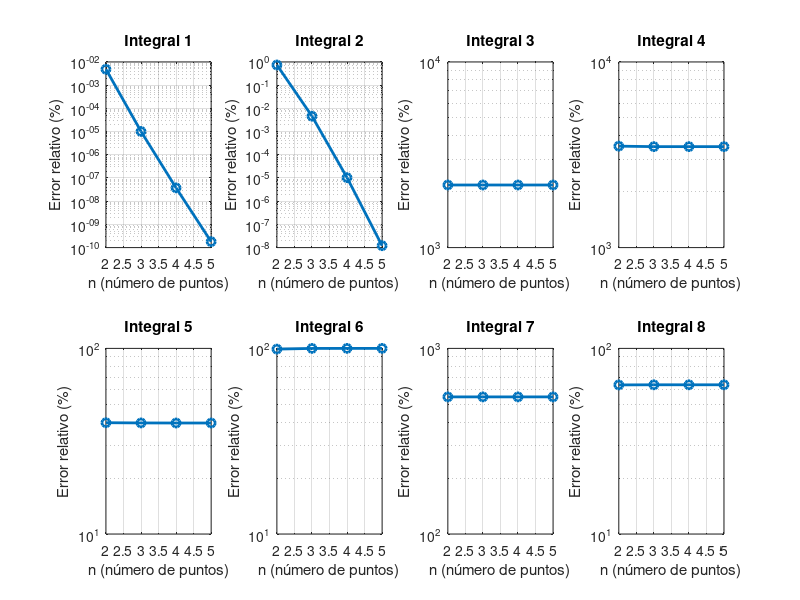

Write the MATLAB code that produced this figure. (Note: this script raises an error after producing the figure.)
% Ejercicio 10-TP3

% Borramos las variables previas y la ventana de comandos
clc
clear
close all

% Definir las funciones integrandos
f1 = @(x) x.^2.*log(x);             % x^2*ln(x)
f2 = @(x) x.^2.*exp(-x);            % x^2*e^(-x)
f3 = @(x) 2./(x.^2-4);              % 2/(x^2-4)
f4 = @(x) x.^2.*sin(x);             % x^2*sin(x)
f5 = @(x) exp(3*x).*sin(2*x);       % e^(3x)*sin(2x)
f6 = @(x) 2*x./(x.^2-4);            % 2x/(x^2-4)
f7 = @(x) 2*x./sqrt(x.^2-4);        % 2x/sqrt(x^2-4)
f8 = @(x) cos(x).^2;                % cos^2(x)

% Límites de integración
a1 = 1;    b1 = 1.5;    % Para f1
a2 = 0;    b2 = 1;      % Para f2
a3 = 0;    b3 = 0.35;   % Para f3
a4 = 0;    b4 = pi/4;   % Para f4
a5 = 0;    b5 = pi/4;   % Para f5
a6 = 1;    b6 = 1.6;    % Para f6
a7 = 3;    b7 = 3.5;    % Para f7
a8 = 0;    b8 = pi/4;   % Para f8

% Valores exactos (calculados analíticamente o con alta precisión)
exact1 = 1/3*(1.5^3*log(1.5) - 1^3*log(1)) - 1/9*(1.5^3 - 1^3);
exact2 = 2 - 5*exp(-1);
exact3 = 1/4*log(abs((0.35^2-4)/(0^2-4)));
exact4 = 1/4*pi^2/16 - sin(pi/4) + pi/4*cos(pi/4);
exact5 = (2/13*exp(3*pi/4)*sin(2*pi/4)) - (3/13*exp(3*pi/4)*cos(2*pi/4)) - (2/13*sin(0)) + (3/13*cos(0));
exact6 = 1/2*log(abs((1.6^2-4)/(1^2-4)));
exact7 = log(abs((3.5+sqrt(3.5^2-4))/(3+sqrt(3^2-4))));
exact8 = pi/8;

exactValues = [exact1, exact2, exact3, exact4, exact5, exact6, exact7, exact8];

% Arreglos para funciones y límites
funcs = {f1, f2, f3, f4, f5, f6, f7, f8};
a_limits = [a1, a2, a3, a4, a5, a6, a7, a8];
b_limits = [b1, b2, b3, b4, b5, b6, b7, b8];

% Inicializar arrays para almacenar resultados
results = zeros(4, 8);  % Para n = 2, 3, 4, 5 y 8 integrales
errors = zeros(4, 8);   % Para errores relativos

% Calcular las integrales utilizando cuadratura gaussiana para n = 2, 3, 4, 5
for idx = 1:8
    for n_idx = 1:4
        n = n_idx + 1; % n = 2, 3, 4, 5
        
        % Usar los puntos de Gauss-Legendre predefinidos para cada n
        switch n
            case 2
                % Puntos y pesos para n=2
                x = [-0.5773502691896257; 0.5773502691896257];
                w = [1.0000000000000000; 1.0000000000000000];
            case 3
                % Puntos y pesos para n=3
                x = [-0.7745966692414834; 0.0000000000000000; 0.7745966692414834];
                w = [0.5555555555555556; 0.8888888888888888; 0.5555555555555556];
            case 4
                % Puntos y pesos para n=4
                x = [-0.8611363115940526; -0.3399810435848563; 0.3399810435848563; 0.8611363115940526];
                w = [0.3478548451374538; 0.6521451548625461; 0.6521451548625461; 0.3478548451374538];
            case 5
                % Puntos y pesos para n=5
                x = [-0.9061798459386640; -0.5384693101056831; 0.0000000000000000; 0.5384693101056831; 0.9061798459386640];
                w = [0.2369268850561891; 0.4786286704993665; 0.5688888888888889; 0.4786286704993665; 0.2369268850561891];
        end
        
        % Transformar nodos del intervalo [-1,1] al intervalo [a,b]
        a = a_limits(idx);
        b = b_limits(idx);
        x_transformed = ((b-a)/2)*x + (a+b)/2;
        
        % Evaluar la función en los nodos transformados
        func = funcs{idx};
        f_values = func(x_transformed);
        
        % Calcular la integral usando la fórmula de cuadratura
        results(n_idx, idx) = ((b-a)/2) * sum(w .* f_values);
        
        % Calcular el error relativo
        errors(n_idx, idx) = abs((results(n_idx, idx) - exactValues(idx)) / exactValues(idx)) * 100;
    end
end

% Mostrar resultados
integrales = {'∫x²ln(x)dx', '∫x²e^(-x)dx', '∫2/(x²-4)dx', '∫x²sin(x)dx', ...
             '∫e^(3x)sin(2x)dx', '∫2x/(x²-4)dx', '∫2x/√(x²-4)dx', '∫cos²(x)dx'};
         
disp('Resultados de Integración con Cuadratura Gaussiana:');
disp('-----------------------------------------------------------------------');
for i = 1:8
    fprintf('Integral %d: %s desde [%.2f, %.2f]\n', i, integrales{i}, a_limits(i), b_limits(i));
    fprintf('  Valor exacto: %.10f\n', exactValues(i));
    for n = 2:5
        fprintf('  n = %d: %.10f (Error relativo: %.8f%%)\n', n, results(n-1, i), errors(n-1, i));
    end
    disp('-----------------------------------------------------------------------');
end

% Plot de convergencia (error vs. n)
figure;
for i = 1:8
    subplot(2, 4, i);
    semilogy(2:5, errors(:, i), 'o-', 'LineWidth', 2);
    title(['Integral ' num2str(i)]);
    xlabel('n (número de puntos)');
    ylabel('Error relativo (%)');
    grid on;
end
sgtitle('Convergencia de Cuadratura Gaussiana');

% Comparar con integral de MATLAB para verificación adicional
fprintf('\nComparación con integral de MATLAB:\n');
fprintf('-----------------------------------------------------------------------\n');
for i = 1:8
    func = funcs{i};
    matlab_result = integral(func, a_limits(i), b_limits(i));
    matlab_error = abs((matlab_result - exactValues(i)) / exactValues(i)) * 100;
    fprintf('Integral %d: MATLAB = %.10f (Error: %.8f%%)\n', i, matlab_result, matlab_error);
end
fprintf('-----------------------------------------------------------------------\n');